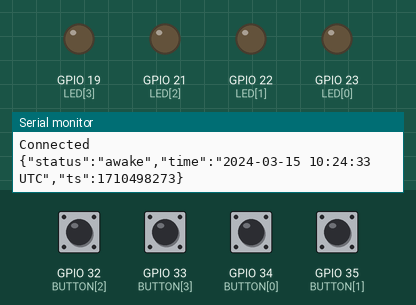
Bench run of a program on a simulated ESP32. Parts: output pins drawn as LEDs (lit = HIGH), the last lines printed to the serial monitor. The test bench sets the inputs (shaded band); at power-on: GPIO 32 (BUTTON[2]), GPIO 33 (BUTTON[3]), GPIO 34 (BUTTON[0]), GPIO 35 (BUTTON[1]) LOW. WiFi joins after 1.5 s; servers stay silent unless stated; the local clock reads 2024-03-15 10:24:30 at power-on unless the program sets it; no MQTT or app messages arrive unless stated.

Above: at 4.5 s.
4.6 s: GPIO 32 (BUTTON[2]) pulled HIGH for 0.15 s
At 5.5 s:
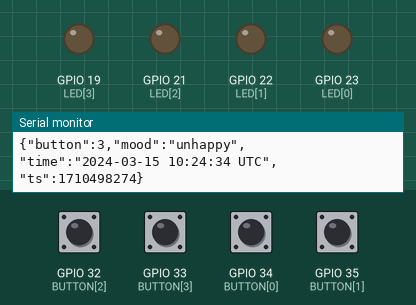
6.2 s: GPIO 33 (BUTTON[3]) pulled HIGH for 0.15 s
At 6.8 s:
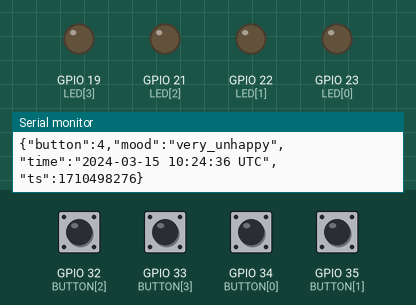
7.8 s: GPIO 34 (BUTTON[0]) pulled HIGH for 0.15 s
At 9.1 s:
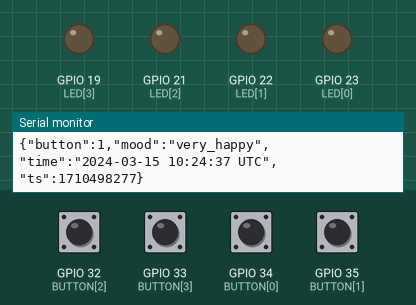
9.4 s: GPIO 35 (BUTTON[1]) pulled HIGH for 0.15 s
At 10.2 s:
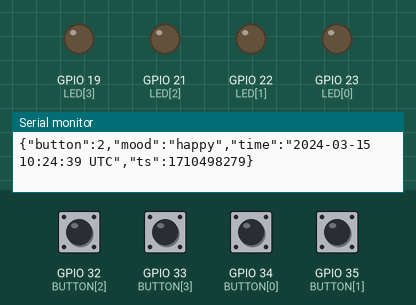
Timing chart, 0 to 12.0 s (numbered marks = the images above; inputs shaded):
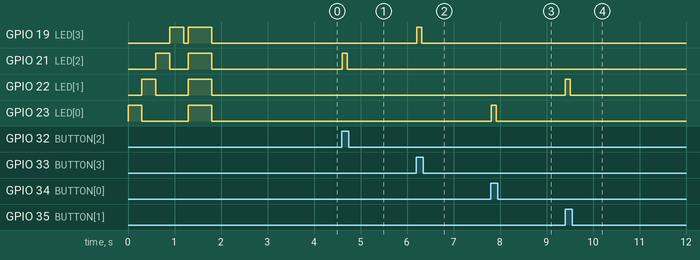

The program:

main.cpp
```cpp
#include <Arduino.h>
#include <WiFi.h>
#include <WiFiClientSecure.h>
#include <PubSubClient.h>
#include "secrets.h"   // WIFI_SSID, WIFI_PASSWORD, MQTT_USER, MQTT_PASSWORD
#include "ca_cert.h"   // CA_CERT

// ---------- Indstillinger ----------
const char* MQTT_HOST = "wilsons.local";
const int   MQTT_PORT = 8883;                            // TLS + login
const char* TIMEZONE  = "CET-1CEST,M3.5.0,M10.5.0/3";    // dansk tid, skifter selv sommer/vinter

const int   BUTTON[4] = {34, 35, 32, 33};                // øverst → nederst
const int   LED[4]    = {23, 22, 21, 19};
const char* MOOD[4]   = {"very_happy", "happy", "unhappy", "very_unhappy"};  // hvad hver knap betyder

const unsigned long LED_MS         = 100;                // LED lyser efter et tryk
const bool          LOCK_WHILE_LED = false;              // true = knapperne er låst, så længe LED'en lyser
const unsigned long DEBOUNCE_MS    = 50;                 // alle knapper skal være sluppet så længe
const unsigned long AWAKE_MS       = 10000;              // sov efter 10 s uden tryk
const uint64_t      SLEEP_S        = 3600;               // vågn selv hver time

// ---------- Tilstand ----------
WiFiClientSecure net;
PubSubClient     mqtt(net);
String           topic;                                  // elever/<bruger>/smiley

unsigned long lockedUntil = 0;                           // knapperne er låst indtil da
unsigned long ledOffAt    = 0;                           // LED slukkes da
unsigned long sleepAt     = 0;                           // hvornår den går i søvn
unsigned long lastHeld    = 0;                           // sidst en knap var nede

// ---------- Knapper og LED'er ----------
bool anyButtonDown() {
  for (int i = 0; i < 4; i++)
    if (digitalRead(BUTTON[i])) return true;
  return false;
}

void allLeds(bool on) {
  for (int i = 0; i < 4; i++) digitalWrite(LED[i], on);
}

// ---------- Selvtest ----------
// Kører ved upload, reset og strøm til. Ikke når den vågner fra dyb søvn.
bool selfTest() {
  Serial.println("Self test...");

  for (int i = 0; i < 4; i++) {                          // LED'erne lyser én ad gangen, tjek med øjnene
    digitalWrite(LED[i], HIGH);
    delay(300);
    digitalWrite(LED[i], LOW);
  }

  for (int n = 0; n < 20; n++) {                         // knapperne skal være LOW, når ingen trykker
    for (int i = 0; i < 4; i++) {
      if (digitalRead(BUTTON[i])) {
        Serial.printf("FAIL: button %d (GPIO %d) is HIGH - check 10k resistor and wiring\n", i + 1, BUTTON[i]);
        return false;
      }
    }
    delay(5);
  }

  allLeds(true);                                         // alle LED'er lyser én gang = klar
  delay(500);
  allLeds(false);

  Serial.println("Self test OK");
  return true;
}

void showError() {                                       // alle LED'er blinker = hardwarefejl
  while (true) {
    allLeds(true);
    delay(150);
    allLeds(false);
    delay(150);
  }
}

// ---------- Søvn ----------
void goToSleep() {
  Serial.println("Sleeping...");
  Serial.flush();                                        // skriv teksten færdig før søvn
  uint64_t mask = 0;
  for (int i = 0; i < 4; i++) mask |= 1ULL << BUTTON[i];
  esp_sleep_enable_ext1_wakeup(mask, ESP_EXT1_WAKEUP_ANY_HIGH);   // vågn på knap
  esp_sleep_enable_timer_wakeup(SLEEP_S * 1000000ULL);            // vågn på tid
  esp_deep_sleep_start();
}

int wakeButton() {                                       // -1 = ikke vækket af en knap
  uint64_t mask = esp_sleep_get_ext1_wakeup_status();
  for (int i = 0; i < 4; i++)
    if (mask & (1ULL << BUTTON[i])) return i;
  return -1;
}

// ---------- Netværk ----------
bool connectMqtt() {
  String clientId = String(MQTT_USER) + "-" + String((uint32_t)ESP.getEfuseMac(), HEX);
  if (!mqtt.connect(clientId.c_str(), MQTT_USER, MQTT_PASSWORD)) {
    Serial.printf("MQTT error %d\n", mqtt.state());      // 4/5 = login, -2 = forbindelse
    return false;
  }
  Serial.println("Connected");
  return true;
}

void connectAll() {
  Serial.printf("WiFi: %s ...\n", WIFI_SSID);
  WiFi.begin(WIFI_SSID, WIFI_PASSWORD);
  for (int i = 0; WiFi.status() != WL_CONNECTED; i++) {
    if (i > 30) {                                        // 15 s uden wifi: sov
      Serial.println("WiFi error (wrong SSID/password?)");
      goToSleep();
    }
    delay(500);
  }
  Serial.printf("WiFi OK, IP %s\n", WiFi.localIP().toString().c_str());

  // Tiden skal kendes før TLS. Routeren prøves også, hvis nettet ikke har internet.
  static String router = WiFi.gatewayIP().toString();
  configTzTime(TIMEZONE, "pool.ntp.org", router.c_str(), "time.google.com");
  struct tm now;
  if (!getLocalTime(&now, 10000)) {
    Serial.println("Time error (no NTP server)");
    goToSleep();
  }
  Serial.println(&now, "Time OK: %Y-%m-%d %H:%M:%S");

  net.setCACert(CA_CERT);
  mqtt.setServer(MQTT_HOST, MQTT_PORT);
  topic = String("elever/") + MQTT_USER + "/smiley";
  if (!connectMqtt()) goToSleep();
}

// ---------- Beskeder ----------
// Sender JSON med dansk tid, fx:
// {"button":1,"mood":"very_happy","time":"2026-11-25 09:47:35 CET","ts":1795596455}
void publish(const char* fields) {                       // fields = første del af JSON, fx "\"status\":\"awake\""
  time_t now = time(nullptr);
  struct tm local;
  localtime_r(&now, &local);
  char clock[32];
  strftime(clock, sizeof(clock), "%Y-%m-%d %H:%M:%S %Z", &local);   // CET om vinteren, CEST om sommeren

  char message[160];
  snprintf(message, sizeof(message), "{%s,\"time\":\"%s\",\"ts\":%ld}", fields, clock, (long)now);

  if (!mqtt.connected()) connectMqtt();                  // forbind igen, hvis forbindelsen er tabt
  if (mqtt.publish(topic.c_str(), message)) Serial.println(message);
  else                                      Serial.printf("NOT SENT: %s\n", message);
}

void onPress(int i) {
  allLeds(false);                                        // kun den trykkede LED lyser
  digitalWrite(LED[i], HIGH);
  lockedUntil = LOCK_WHILE_LED ? millis() + LED_MS : 0;
  ledOffAt    = millis() + LED_MS;
  sleepAt     = millis() + AWAKE_MS;

  char fields[64];
  snprintf(fields, sizeof(fields), "\"button\":%d,\"mood\":\"%s\"", i + 1, MOOD[i]);
  publish(fields);
}

// ---------- Program ----------
void setup() {
  Serial.begin(115200);
  for (int i = 0; i < 4; i++) {
    pinMode(BUTTON[i], INPUT);                           // 10k pulldown sidder på boardet
    pinMode(LED[i], OUTPUT);
  }

  bool freshStart = esp_sleep_get_wakeup_cause() == ESP_SLEEP_WAKEUP_UNDEFINED;
  if (freshStart && !selfTest()) showError();            // stop her, hvis hardwaren fejler

  int button = wakeButton();
  if (button >= 0) digitalWrite(LED[button], HIGH);      // LED tændes med det samme

  connectAll();

  if (button >= 0) onPress(button);
  else             publish("\"status\":\"awake\"");

  sleepAt  = millis() + AWAKE_MS;
  lastHeld = millis();                                   // knappen der vækkede skal slippes først
}

void loop() {
  mqtt.loop();

  // Et nyt tryk tæller kun, når låsen er udløbet, og alle knapper har været sluppet.
  bool ready = millis() >= lockedUntil && millis() - lastHeld > DEBOUNCE_MS;
  for (int i = 0; i < 4; i++) {
    if (digitalRead(BUTTON[i])) {
      if (ready) onPress(i);
      lastHeld = millis();
      break;                                             // kun én knap ad gangen
    }
  }

  if (millis() >= ledOffAt) allLeds(false);              // sluk LED efter LED_MS
  if (millis() >= sleepAt && !anyButtonDown()) goToSleep();  // sov ikke, mens en knap holdes
  delay(10);
}
```

ca_cert.h
```cpp
// Lærerens CA-certifikat (offentligt, må gerne committes).
#pragma once
const char CA_CERT[] = R"PEM(
-----BEGIN CERTIFICATE-----
MIIFETCCAvmgAwIBAgIUVe6ew6dxR+2AhN1p0N5o05ZM2iYwDQYJKoZIhvcNAQEL
BQAwHzEdMBsGA1UEAwwUTVFUVC1DQSBURUMgSU9UIDIwMjYwHhcNMjYxMTIzMjAx
MTUyWhcNMzYxMTIwMjAxMTUyWjAfMR0wGwYDVQQDDBRNUVRULUNBIFRFQyBJT1Qg
MjAyNjCCAiIwDQYJKoZIhvcNAQEBBQADggIPADCCAgoCggIBAJfuYGGCaeYYJnZ6
YCf/SuSFtSj7ze0b9Z1hDRtZ1qSbjrmvgTESKwaSUlQspZkFunbJTmQF3FQHiGCi
z/TLTbaSmobZGgpZ+mCd5bABj7Xx2UKA0ENs/7mgulnSS8olVZVfgOjhb2lNDGb5
dQhGbBfnWfoQ4EjCKJyKY80l/nF8BsrtzSs849+3IB+bKFWXFHwNnLr6sP6pJbY8
EB41fd0tC1h32B8VNZD2jN4UJ9zNiTLTc5e4hyes8lORPNj+qjZnSfaxJjptahQg
czGecHTILPR2vt7/NE4//G6oEFjAHeB1XjaQ/68O6DTBiMwH1qGKqLyk7Tz/SjqL
Q98NsifBn+X/hJtZ17fqGVbyvif43jFo8z0Q5doQOebsmbn87U/uHx8L36MHnDcE
z6EAc+NdOVK9G0PuT7uOzZ0HIhDoaQseetzVuRBUil3fouCNylJGdkO1tYydPO1T
8gdIkuJPrVDQshjam5NlItfs1ST44+rEHBrJJ4i9Tpw+kGI1R8FqEQnCcCdSjoco
6xPAcNiLXUFcLdn6omX3n8yvOdH/IiW5Gyul/3p9DwpeJmsxU58OAVsLEoAXxBBI
PdIU65Ma7lDnKTfjeVNB6EnJ0huOjeQIvUA0Mfs6IPoWUXiQt2kqMOLZ0qww8Wuu
yOfWhv6AOHt5KwvpLvUdgLqq+n9XAgMBAAGjRTBDMBIGA1UdEwEB/wQIMAYBAf8C
AQAwDgYDVR0PAQH/BAQDAgEGMB0GA1UdDgQWBBRyf4liQU5d6BfEa+oJjT7CrnoL
6zANBgkqhkiG9w0BAQsFAAOCAgEARlywdf7bxHX7xHEmohamq2sgSnqQFdX7vw/r
dMOQ8TnLK2R3g1Ha5f7RMdmhhYcLRrtqRhxd2GIUFB8i1TDH2EleBvRuL0mF/mr9
hIyKKtteKHB65Jtm9/yM2rUOwIbsppjw+1NAcDOwR7Sd6mLEOsxLZI3NU+NHKJJN
Idrx2eIRVUhWyhbyZPbwV+tCg/9/4YRfuLwuuAH+MbIHR44r3ZKhrrwaQNMLLnHz
YuurYCu8pvzUhpaRqOGW1F95hgsa0Izf2tD2fcOPiGOp4/BE68+9X++KZgVdPrGZ
ezCkfT9DN96gNIvv9+C8EePOxm+ohkkfNpjSdOJyyoQGlTfBANk9SHWqTMVgtxAA
KQ1BS2GBKWpqS3TngoKK0zMTvxJw0COEaJqeEMG77qxcZcIxISN5aa6dJ0C1xSx9
pl/A7xRXD51zwo6FUgNFiCGPWlCQxyZC84xMDJCUj8Sz7Ydz/KM2n9+j75yB4Zvw
qmcs5kSiDUvEyOHM4KlwzCN4AfZVYVHuUSmDNXIGm3tx2h1NmctKEH8CSGBhXVg6
uzlYRFEYeQSQLOssbH0NlntS7MZhjoEtSMpUu6iWlbPpjmAmRV8he1EYEnvQ5ClO
WRiMr0BU4CxUzga9E8FoA+oUMx1MeWeb4rykM9lXBjzHwZxua3PJPgBWtzqU0PbM
5hqf2Jw=
-----END CERTIFICATE-----
)PEM";
```

secrets.h
```cpp
// Skabelon: kopiér til secrets.h og skriv de rigtige koder.
// secrets.h må IKKE committes (den står i .gitignore).
#pragma once
const char* WIFI_SSID     = "IoT_H3/4";
const char* WIFI_PASSWORD = "98806829";
const char* MQTT_USER     = "marcus";
const char* MQTT_PASSWORD = "DktKw3J9";
```

Measured:
- after the input at 4.6 s, GPIO 21 (LED[2]): LOW → HIGH at once, → LOW 0.11 s later
- after the input at 6.2 s, GPIO 19 (LED[3]): LOW → HIGH at once, → LOW 0.11 s later
- after the input at 7.8 s, GPIO 23 (LED[0]): LOW → HIGH at once, → LOW 0.11 s later
- after the input at 9.4 s, GPIO 22 (LED[1]): LOW → HIGH at once, → LOW 0.11 s later
